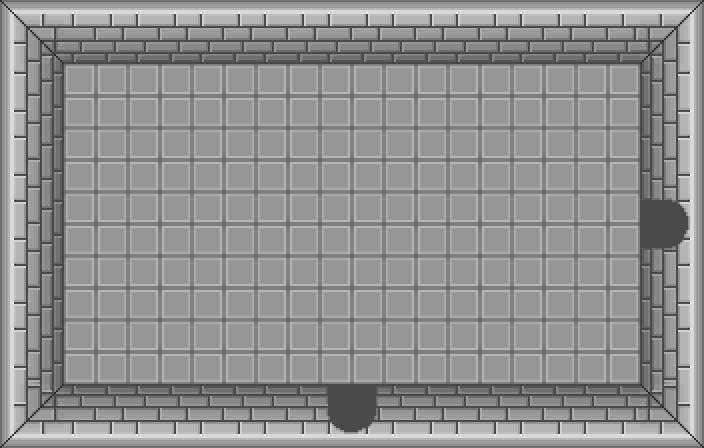

Below is a game level as drawn by its tile map, then a one-line description and the .tmx file that defines it, in full:
An orthogonal 11x7 tile map with 64x64 px tiles, 2 tile layers (Ground, Walls) and 8 objects (6x wall, bottom, right).

<map version="1.2" tiledversion="1.2.5" orientation="orthogonal" renderorder="left-down" width="11" height="7" tilewidth="64" tileheight="64" infinite="0" nextlayerid="7" nextobjectid="22">
 <tileset firstgid="1" name="silverTileset" tilewidth="64" tileheight="64" tilecount="16" columns="4">
  <image source="silverTileset.png" width="256" height="256" />
 </tileset>
 <layer id="6" name="Ground" width="11" height="7">
  <data encoding="csv">
0,0,0,0,0,0,0,0,0,0,0,
0,8,8,8,8,8,8,8,8,8,0,
0,8,8,8,8,8,8,8,8,8,0,
0,8,8,8,8,8,8,8,8,8,0,
0,8,8,8,8,8,8,8,8,8,0,
0,8,8,8,8,8,8,8,8,8,0,
0,0,0,0,0,0,0,0,0,0,0
</data>
 </layer>
 <layer id="5" name="Walls" width="11" height="7">
  <data encoding="csv">
2,1,1,1,1,1,1,1,1,1,10,
13,0,0,0,0,0,0,0,0,0,9,
13,0,0,0,0,0,0,0,0,0,9,
13,0,0,0,0,0,0,0,0,0,11,
13,0,0,0,0,0,0,0,0,0,9,
13,0,0,0,0,0,0,0,0,0,9,
6,5,5,5,5,7,5,5,5,5,14
</data>
 </layer>
 <objectgroup id="3" name="Obstacles">
  <object id="9" name="wall" x="0" y="64" width="64" height="384" />
  <object id="10" name="wall" x="64" y="384" width="256" height="64" />
  <object id="11" name="wall" x="384" y="384" width="256" height="64" />
  <object id="12" name="wall" x="640" y="256" width="64" height="192" />
  <object id="13" name="wall" x="640" y="0" width="64" height="192" />
  <object id="14" name="wall" x="0" y="0" width="640" height="64" />
  <object id="20" name="door" type="bottom" x="320" y="384" width="64" height="64" />
  <object id="21" name="door" type="right" x="640" y="192" width="64" height="64" />
 </objectgroup>
</map>